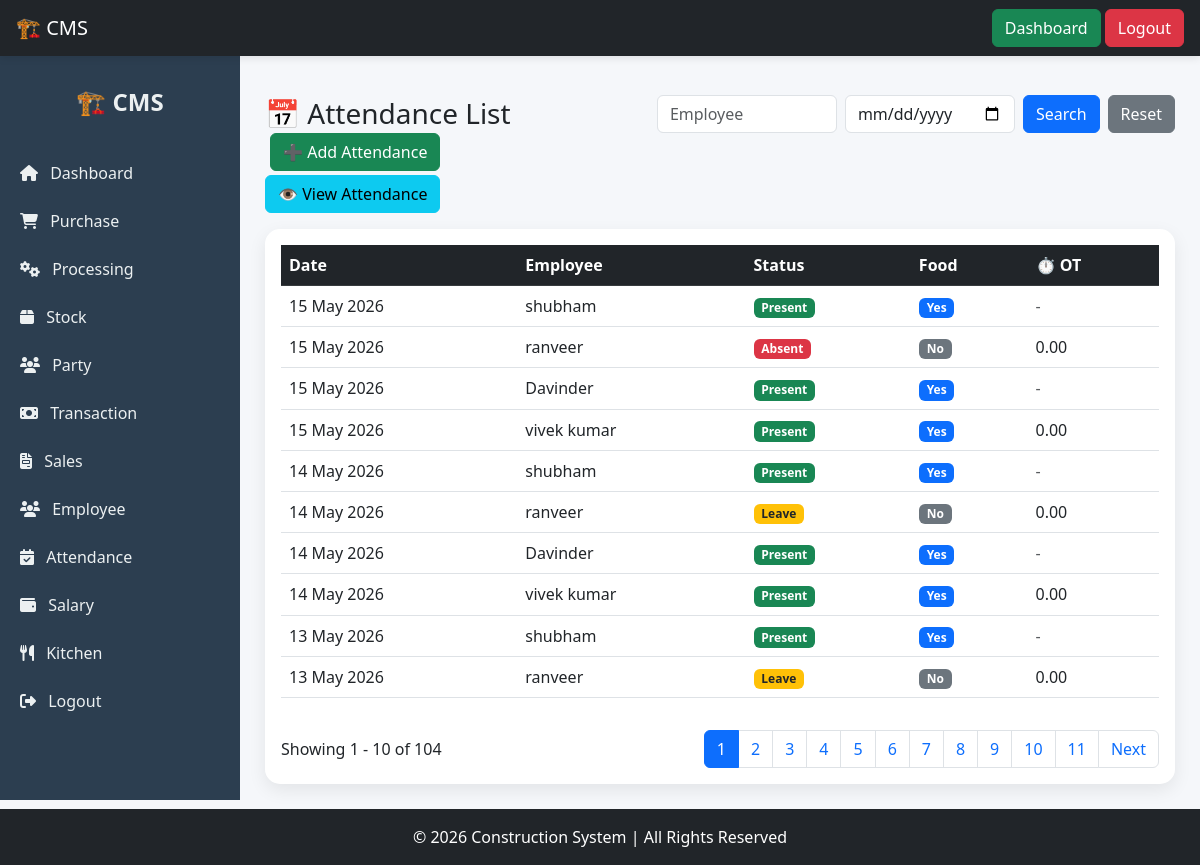
The app's page /attendance/ (signed in) with its own data.
### mainapp/models.py (models this page shows, shortened)
class Attendance(models.Model):
    employee = models.ForeignKey(Employee, on_delete=models.CASCADE)
    date = models.DateField()
    status = models.CharField(
        max_length=20,
        choices=(
            ('present', 'Present'),
            ('absent', 'Absent'),
            ('leave', 'Leave'),          # unpaid leave
            ('paid_leave', 'Paid Leave'),# 🔥 add this
            ('half', 'Half Day'),
            ('weekly_off', 'Weekly Off'),
        ),
        default='present'
    )
    overtime_hours = models.DecimalField(max_digits=5, decimal_places=2, default=0)
    took_food = models.BooleanField(default=False)

class Employee(models.Model):
    EMPLOYEE_TYPE = (
        ('labour', 'Labour'),
        ('staff', 'Staff'),
        ('cook', 'Cook'),
    )
    SALARY_TYPE = (
        ('daily', 'Daily'),
        ('monthly', 'Monthly'),
    )
    name = models.CharField(max_length=255)
    phone = models.CharField(max_length=15, blank=True, null=True)
    employee_type = models.CharField(max_length=20, choices=EMPLOYEE_TYPE)
    salary_type = models.CharField(max_length=20, choices=SALARY_TYPE)
    daily_wage = models.DecimalField(max_digits=10, decimal_places=2, default=0)
    monthly_salary = models.DecimalField(max_digits=10, decimal_places=2, default=0)
    food_deduction = models.BooleanField(default=True)
    food_rate = models.DecimalField(max_digits=10, decimal_places=2, default=50)
    overtime_rate = models.DecimalField(max_digits=10, decimal_places=2, default=0)
    is_active = models.BooleanField(default=True)

### mainapp/views.py (the view)
# urls.py: path('attendance/', attendance_list, name='attendance_list'),
@login_required
def attendance_list(request):
    search_name = request.GET.get('name')
    search_date = request.GET.get('date')
    data = Attendance.objects.select_related('employee').order_by('-date')
    if search_name and search_name != "None":
        data = data.filter(employee__name__icontains=search_name)
    if search_date and search_date != "None":
        data = data.filter(date=search_date)
    paginator = Paginator(data, 10)
    page_number = request.GET.get('page')
    page_obj = paginator.get_page(page_number)
    return render(request, 'attendance/attendance_list.html', {
        'data': page_obj,
        'search_name': search_name if search_name != "None" else "",
        'search_date': search_date if search_date != "None" else "",
    })

### mainapp/templates/attendance/attendance_list.html (shortened to what this page needs)
{% extends "base2.html" %}
{% block content %}
<div class="d-flex justify-content-between align-items-center mb-3 flex-wrap">
    <h3 class="mb-0">📅 Attendance List</h3>
    <form method="GET" class="d-flex gap-2 align-items-center">
        <input type="text" name="name" value="{{ search_name|default:'' }}"
               class="form-control" placeholder="Employee"
               style="width: 180px;">
        <input type="date" name="date" value="{{ search_date }}"
               class="form-control"
               style="width: 170px;">
        <button class="btn btn-primary">Search</button>
        <a href="/attendance/" class="btn btn-secondary">Reset</a>
    </form>
    <div class="text-end">
        <a href="/attendance/add/" class="btn btn-success mb-1">
            ➕ Add Attendance
        </a>
        <br>
        <a href="/attendance/view/" class="btn btn-info">
            👁 View Attendance
        </a>
    </div>
</div>
<div class="card p-3">
    <div class="table-responsive">
        <table class="table table-hover">
            <thead class="table-dark">
                <tr>
                    <th>Date</th>
                    <th>Employee</th>
                    <th>Status</th>
                    <th>Food</th>
                    <th>⏱ OT</th>
                </tr>
            </thead>
            <tbody>
                {% for a in data %}
                <tr>
                    <td>{{ a.date|date:"d M Y" }}</td>
                    <td>{{ a.employee.name }}</td>
                    <td>
                        {% if a.status == 'present' %}
                            <span class="badge bg-success">Present</span>
                        {% elif a.status == 'absent' %}
                            <span class="badge bg-danger">Absent</span>
                        {% elif a.status == 'leave' %}
                            <span class="badge bg-warning text-dark">Leave</span>
                        {% elif a.status == 'paid_leave' %}
                            <span class="badge bg-info text-dark">Paid Leave</span>
                        {% elif a.status == 'half' %}
                            <span class="badge bg-secondary">Half Day</span>
                        {% else %}
                            <span class="badge bg-dark">Weekly Off</span>
                        {% endif %}
                    </td>
                    <td>
                        {% if a.took_food %}
                            <span class="badge bg-primary">Yes</span>
                        {% else %}
                            <span class="badge bg-secondary">No</span>
                        {% endif %}
                    </td>
                    <td>
                        {% if a.employee.employee_type == 'labour' %}
                            {{ a.overtime_hours }}
                        {% else %}
                            <span class="text-muted">-</span>
                        {% endif %}
                    </td>
                </tr>
                {% empty %}
                <tr>
                    <td colspan="4" class="text-center">No Attendance Found</td>
                </tr>
                {% endfor %}
            </tbody>
        </table>
    </div>
    <div class="d-flex justify-content-between align-items-center mt-3">
        <div>
            Showing {{ data.start_index }} - {{ data.end_index }} of {{ data.paginator.count }}
        </div>
        <ul class="pagination mb-0">
            {% for i in data.paginator.page_range %}
                {% if data.number == i %}
                    <li class="page-item active"><span class="page-link">{{ i }}</span></li>
                {% else %}
                    <li class="page-item">
                        <a class="page-link" href="?page={{ i }}&name={{ search_name }}&date={{ search_date }}">{{ i }}</a>
                    </li>
                {% endif %}
            {% endfor %}
            {% if data.has_next %}
            <li class="page-item">
                <a class="page-link" href="?page={{ data.next_page_number }}&name={{ search_name }}&date={{ search_date }}">Next</a>
            </li>
            {% endif %}
        </ul>
    </div>
</div>
{% endblock %}

### mainapp/templates/base.html (style rules this page uses)
html, body { height: 100%; }
body { display: flex; flex-direction: column; }
.card { border-radius: 12px; box-shadow: 0 4px 10px rgba(0,0,0,0.1); transition: 0.3s; }

### mainapp/templates/base2.html (style rules this page uses)
body { background: #f5f7fa; }
.card { border-radius: 15px; border: none; box-shadow: 0 6px 18px rgba(0,0,0,0.08); transition: 0.3s; }

### records on screen
Attendance: date "15 May 2026", employee.name "shubham", status "Present", took_food "Yes"
Attendance: date "15 May 2026", employee.name "ranveer", status "Absent", took_food "No", overtime_hours "0.00"
Attendance: date "15 May 2026", employee.name "Davinder", status "Present", took_food "Yes"
Attendance: date "15 May 2026", employee.name "vivek kumar", status "Present", took_food "Yes", overtime_hours "0.00"
Attendance: date "14 May 2026", employee.name "shubham", status "Present", took_food "Yes"
Attendance: date "14 May 2026", employee.name "ranveer", status "Leave", took_food "No", overtime_hours "0.00"
Attendance: date "14 May 2026", employee.name "Davinder", status "Present", took_food "Yes"
Attendance: date "14 May 2026", employee.name "vivek kumar", status "Present", took_food "Yes", overtime_hours "0.00"
Attendance: date "13 May 2026", employee.name "shubham", status "Present", took_food "Yes"
Attendance: date "13 May 2026", employee.name "ranveer", status "Leave", took_food "No", overtime_hours "0.00"

### other values on screen
{{ data.start_index }} "1"
{{ data.end_index }} "10"
{{ data.paginator.count }} "104"
{{ i }} "1"
{{ i }} "2" "3" "4" "5" "6" "7" "8" "9" "10" "11"
